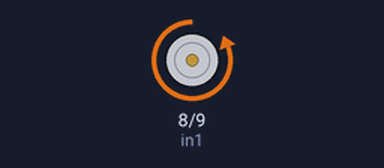
Simulated run of this sketch. Board: Arduino Uno, built with avr-gcc and run on an emulated ATmega328P. Parts: motor-driver pin pairs drawn as motors (green arrow = first pin HIGH = forward, orange = second pin HIGH = backward, longer = more drive).

Above: at 0.05 s.
Timing chart, 0 to 3.0 s (numbered marks = the images above):
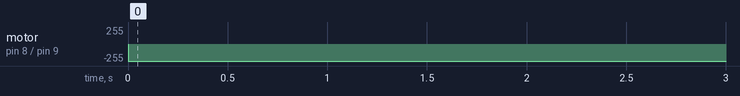

Measured:
- by itself, motor on pin 8 (in1) / pin 9 (in2): stopped → backward 255/255 at 0.00 s

The sketch:

dc_motor_STS.ino
```cpp
// Motor A connection
//#define ENA 8
int in1 = 8;
int in2 = 9;
//int in1 = 8;
//int in2 = 9;

//int run = 0;
//int MAX = 10;

void setup() {
  // put your setup code here, to run once:
  //pinMode(ENA, OUTPUT);
  pinMode(in1, OUTPUT);
  pinMode(in2, OUTPUT);
  Serial.begin(9600); // Set the baud rate to match the Raspberry Pi

  // Turn the Motor OFF
  digitalWrite(in1, LOW);
  digitalWrite(in2, LOW);
  //Serial.write("Inter MAX SPEED Val:\n ");
  //MAX =  Serial.parseInt(); // Read the integer from Serial input
  //speedControl(MAX);


}

void loop() {
  // put your main code here, to run repeatedly:
  /*if(run == 1){
    stop();
  }*/
  //else {
    //digitalWrite(ENA, MAX);
    digitalWrite(in1, LOW);
    digitalWrite(in2, HIGH);


    //Serial.write("Inter MAX SPEED Val:\n ");
    //MAX =  Serial.parseInt(); // Read the integer from Serial input

    //directionControl();
    //delay(1000);
    //speedControl(MAX);
    delay(1000);
    digitalWrite(in1, HIGH);
    digitalWrite(in2, LOW);

    //digitalWrite(in1, LOW);
    //digitalWrite(in2, LOW);

    //Serial.write("Enter 0 if you Want to 0 \n ");
    //run =  Serial.parseInt(); // Read the integer from Serial input
    //Serial.write("run \n");

  //}
}
/*
void directionControl(){
  //set Motor to max speed
  digitalWrite(ENA, MAX);

  //turn the motor ON LEFT
  digitalWrite(in1, HIGH);
  digitalWrite(in2, LOW);
  delay(2000);


  //turn the motor ON RIGHT
  digitalWrite(in1, LOW);
  digitalWrite(in2, HIGH);
  delay(2000);

  // Turn the Motor OFF Again
  digitalWrite(in1, LOW);
  digitalWrite(in2, LOW);

}
void stop(){
  digitalWrite(in1, LOW);
  digitalWrite(in2, LOW);
}
void speedControl(int speed){
  //turn motor A ON
  digitalWrite(ENA, speed);

  //digitalWrite(in1, LOW);
  //digitalWrite(in2, HIGH);


  /*
  //Accelerate from 0 to MAX speed
  for(int i = 0; i <= MAX ;i++){
      digitalWrite(enA, i);
      delay(100);
  }

  //Decelerate from MAX to 0 speed
  for(int i = MAX; i >= 0 ;i--){
      digitalWrite(enA, i);
      delay(100);
  }

  // Turn the Motor OFF Again
  digitalWrite(in1, LOW);
  digitalWrite(in2, LOW);* /
  }*/
```
